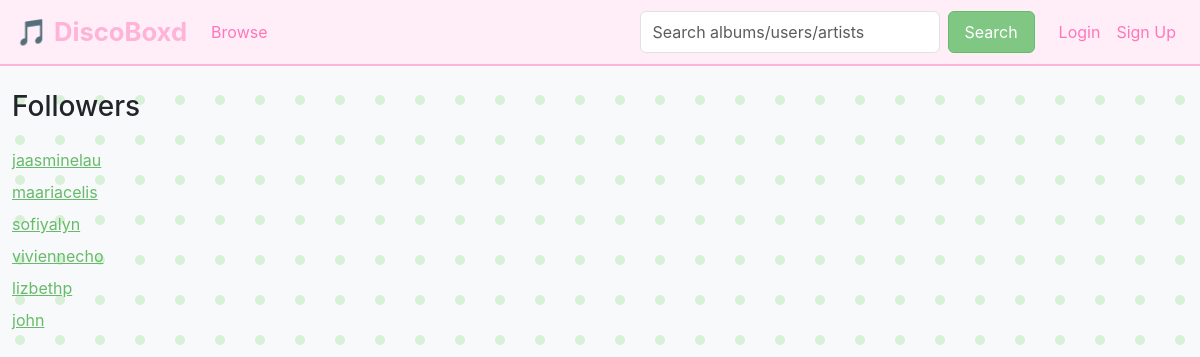
Screenshot of /followers/1 with the database file from the repository.
### tables this page shows
CREATE TABLE users (
    id INTEGER PRIMARY KEY AUTOINCREMENT,
    username TEXT UNIQUE NOT NULL,
    email TEXT UNIQUE NOT NULL,
    password_hash TEXT NOT NULL,
    user_bio TEXT,
    join_date DATETIME DEFAULT CURRENT_TIMESTAMP
, is_admin INTEGER DEFAULT 0);

### app.py (the view)
@app.route("/followers/<int:user_id>")
def followers(user_id):
    conn = connect_db()
    cur = conn.cursor()
    cur.execute("""
        SELECT u.id, u.username
        FROM user_follows f
        JOIN users u ON f.follower_id = u.id
        WHERE f.following_id = ?;
    """, (user_id,))
    followers = cur.fetchall()
    conn.close()
    return render_template("followers_list.html", users=followers)

### app.py (called while the page is built)
def connect_db():
    conn = sqlite3.connect(DB_PATH)
    conn.row_factory = sqlite3.Row
    return conn

### templates/followers_list.html
{% extends "layout.html" %}
{% block content %}
<h3 class="mb-4">Followers</h3>
{% for user in users %}
    <div class="mb-2">
        <a href="{{ url_for('user_profile', user_id=user['id']) }}">
            {{ user['username'] }}
        </a>
    </div>
{% else %}
    <p class="text-muted">No followers yet.</p>
{% endfor %}
{% endblock %}

### static/styles.css (style rules this page uses)
body { background-color: #ff82c2; background-attachment: fixed; font-family: 'Inter', Arial, sans-serif; }
a { color: #66bb6a; }

### rows the page displays
users: username "jaasminelau"
users: username "maariacelis"
users: username "sofiyalyn"
users: username "viviennecho"
users: username "lizbethp"
users: username "john"
